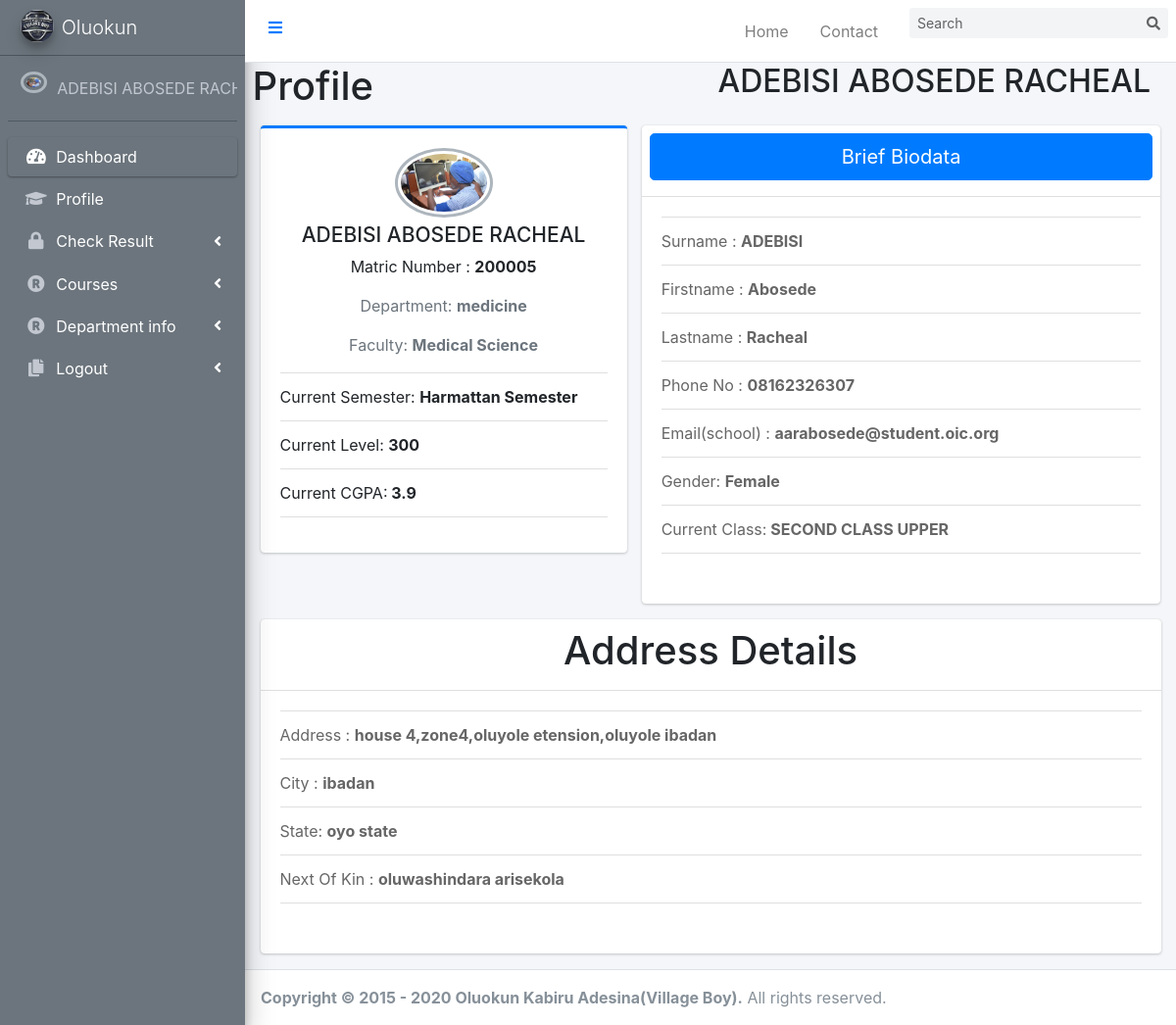
/student/index.php (signed in), run on the app's committed database.
### tables this page shows
CREATE TABLE `student` (
  `id` int(6) NOT NULL,
  `SurName` varchar(30) NOT NULL,
  `FirstName` varchar(30) NOT NULL,
  `LastName` varchar(30) NOT NULL,
  `email` varchar(30) NOT NULL,
  `Phone_Number` varchar(50) NOT NULL,
  `password` varchar(50) NOT NULL,
  `Level` varchar(50) NOT NULL,
  `matricNo` varchar(10) NOT NULL,
  `CurrentSemester` varchar(30) NOT NULL,
  `Department` varchar(255) NOT NULL,
  `Faculty` varchar(50) NOT NULL,
  `state` varchar(50) NOT NULL,
  `city` varchar(50) NOT NULL,
  `Address` varchar(50) NOT NULL,
  `dob` varchar(50) NOT NULL,
  `gender` varchar(50) NOT NULL,
  `profilePicture` text NOT NULL,
  `NextOfKin` varchar(100) NOT NULL,
  `CGPA` varchar(5) NOT NULL,
  `class` varchar(50) NOT NULL,
  `StudentId` varchar(50) NOT NULL,
  `reg_date` timestamp NOT NULL DEFAULT current_timestamp() ON UPDATE current_timestamp()
);

### student/index.php (the view, shortened to what this page needs)
<?php
     if(isset($_SESSION['studentLogin'])){
    include('header.php');
    include("../includes/connection.php");
    $user =$_SESSION['studentLogin'];
    $stmt = "SELECT* FROM student WHERE email = '$user'|| Phone_Number = '$user'|| matricNo = '$user'";
    $qe = mysqli_query($conn, $stmt);
    $student = mysqli_fetch_array($qe);
    $name = htmlentities(strtoupper( $student['SurName']." ".$student['FirstName']." ".$student['LastName']));
    ?>
<!DOCTYPE html>
<html lang="en">
<head>
    <link rel="stylesheet" href=>
</head>
<?php
    include('sidebar.php');
    ?>
<body>
<div class="content-wrapper">
    <div class="container-fluid">
        <div class="row mb-2">
          <div class="col-sm-6">
            <h1>Profile</h1>
          </div>
          <div class="col-sm-6">
            <h2><?php echo $name ?></h2>
          </div>
        </div>
      </div>
    <section class="content">
      <div class="container-fluid">
        <div class="row">
          <div class="col-md-5">
            <div class="card card-primary card-outline">
              <div class="card-body box-profile">
                <div class="text-center">
                  <img class="profile-user-img img-fluid img-circle"
                       src="<?php
                        if(!empty($student['profilePicture'])){
                            echo htmlentities($student['profilePicture']);
                        }else{
                            echo "<span style ='color:red'>Not Yet Set</span>";
                        }
                       ?>"
                       alt="User profile picture">
                </div>
                <h3 class="profile-username text-center"><?php echo $name ?></h3>
                <p class="text-mute text-center">Matric Number : <b><?php
                        if(!empty($student['matricNo'])){
                            echo htmlentities($student['matricNo']);
                        }else{
                            echo "<span style ='color:red'>Not Yet Set</span>";
                        }
                       ?></b></p>
                <p class="text-muted text-center">Department: <b><?php
                        if(!empty($student['Department'])){
                            echo htmlentities($student['Department']);
                        }else{
                            echo "<span style ='color:red'>Not Yet Set</span>";
                        }
                       ?></b></p>
                <p class="text-muted text-center">Faculty: <b><?php
                        if(!empty($student['Faculty'])){
                            echo htmlentities($student['Faculty']);
                        }else{
                            echo "<span style ='color:red'>Not Yet Set</span>";
                        }
                       ?></b></p>
                <ul class="list-group list-group-unbordered mb-3">
                  <li class="list-group-item">
                    Current Semester: <b><?php
                        if(!empty($student['CurrentSemester'])){
                            echo htmlentities($student['CurrentSemester']);
                        }else{
                            echo "<span style ='color:red'>Not Yet Set</span>";
                        }
                       ?></b>
                  </li>
                  <li class="list-group-item">
                    Current Level: <b><?php
                        if(!empty($student['Level'])){
                            echo htmlentities($student['Level']);
                        }else{
                            echo "<span style ='color:red'>Not Yet Set</span>";
                        }
                       ?></b>
                  </li>
                  <li class="list-group-item">
                    Current CGPA:<b> <?php
                        if(!empty($student['CGPA'])){
                            echo htmlentities($student['CGPA']);
                        }else{
                            echo "<span style ='color:red'>Not Yet Set</span>";
                        }
                       ?></b>
                  </li>
                </ul>
              </div>
            </div>
        </div>
          <div class="col-md-7">
            <div class="card">
              <div class="card-header p-2">
                  <h1 class="text-center btn btn-primary btn-lg btn-block"> Brief Biodata</h1>
              </div>
              <div class="card-body">
                <div class="tab-content">
                  <div class="active tab-pane" id="activity">
                    <div class="post">
                      <div class="user-block">
                          <ul class="list-group list-group-unbordered mb-3">
                          <li class="list-group-item">Surname : <b><?php echo strtoupper($student['SurName'])?></b></li>
                          <li class="list-group-item">Firstname : <b><?php echo ucfirst ($student['FirstName'])?></b></li>
                          <li class="list-group-item">Lastname : <b><?php echo ucfirst($student['LastName'])?></b></li>
                          <li class="list-group-item">Phone No : <b><?php echo ($student['Phone_Number'])?></b></li>
                          <li class="list-group-item">Email(school) : <b><?php echo ($student['email'])?></b></li>
                          <li class="list-group-item">Gender: <b><?php
                            if(!empty($student['gender'])){
                                echo htmlentities($student['gender']);
                            }else{
                                echo "<span style ='color:red'>Not Yet Set</span>";
                            }
                           ?></b></li>
                            <li class="list-group-item">
                    Current Class:<b> <?php
                        if(!empty($student['class'])){
                            echo htmlentities($student['class']);
                        }else{
                            echo "<span style ='color:red'>Not Yet Set</span>";
                        }
                       ?></b>
                  </li>
                        </ul>
                      </div>
                   </div>
                  </div>
                </div>
              </div>
            </div>
          </div>
        </div>
        <div class="card">
              <div class="card-header p-2">
                           <h1 class="text-center">Address Details</h1>
              </div>
              <div class="card-body">
                <div class="tab-content">
                  <div class="active tab-pane" id="activity">
                    <div class="post">
                      <div class="user-block">
                          <ul class="list-group list-group-unbordered mb-3">
                            <li class="list-group-item">Address : <b><?php
                                if(!empty($student['Address'])){
                                    echo htmlentities($student['Address']);
                                }else{
                                    echo "<span style ='color:red'>Not Yet Set</span>";
                                }
                               ?></b></li>
                                  <li class="list-group-item">City : <b><?php
                                if(!empty($student['city'])){
                                    echo htmlentities($student['city']);
                                }else{
                                    echo "<span style ='color:red'>Not Yet Set</span>";
                                }
                               ?></b></li>
                                  <li class="list-group-item">State: <b><?php
                                if(!empty($student['state'])){
                                    echo htmlentities($student['state']);
                                }else{
                                    echo "<span style ='color:red'>Not Yet Set</span>";
                                }
                               ?></b></li>
                                  <li class="list-group-item">Next Of Kin : <b><?php
                                if(!empty($student['NextOfKin'])){
                                    echo htmlentities($student['NextOfKin']);
                                }else{
                                    echo "<span style ='color:red'>Not Yet Set</span>";
                                }
                               ?></b></li>
                          </ul>
                      </div>
                   </div>
                  </div>
                </div>
              </div>
            </div>
      </div>
    </section>
    </div>
<?php include('footer.php'); ?>
</body>
</html>
<?php
    }
    else{
        header('location:../index.php');
    }
    ?>

### student/sidebar.php (shortened to what this page needs)
<?php
  if(isset($_SESSION['studentLogin'])){
    include("../includes/connection.php");
    $user =$_SESSION['studentLogin'];
    $stmt = "SELECT* FROM student WHERE email = '$user'|| Phone_Number = '$user'";
    $qe = mysqli_query($conn, $stmt);
    $students = mysqli_fetch_array($qe);
    $names = htmlentities(strtoupper( $students['SurName']." ".$students['FirstName']." ".$students['LastName']));
?>
<aside class="main-sidebar sidebar-dark-secondary elevation-4 bg-secondary" style="position:fixed; top: 0px; left: 0px; z-index: 1;">
    <a href="../index.php" class="brand-link">
      <img src="../image/village boy logo.jpg" alt="Logo" class="brand-image img-circle elevation-3"
           style="opacity: .8">
      <span class="brand-text font-weight-light">Oluokun</span>
    </a>
    <div class="sidebar">
      <div class="user-panel mt-3 pb-3 mb-3 d-flex">
        <div class="image">
        <img class="profile-user-img img-fluid img-circle"
                       src="<?php
                        if(!empty($student['profilePicture'])){
                            echo htmlentities($student['profilePicture']);
                        }else{
                            echo "<span style ='color:red'>Not Yet Set</span>";
                        }
                       ?>"
                       alt="User profile picture">                    </div>
        <div class="info">
          <a href="index.php" class="d-block"><?php echo $names;?> </a>
        </div>
      </div>
      <nav class="mt-2">
        <ul class="nav nav-pills nav-sidebar flex-column" data-widget="treeview" role="menu" data-accordion="false">
          <li class="nav-item has-treeview menu-open">
            <a href="index.php" class="nav-link active">
              <i class="nav-icon fas fa-tachometer-alt"></i>
              <p>
                Dashboard
              </p>
            </a>
          </li>
          <li class="nav-item">
              <a href="studentUpdateProfile.php" class="nav-link">
                <i class="fas fa-graduation-cap nav-icon"></i>
                <p>Profile</p>
              </a>
            </li>
            <li class="nav-item has-treeview">
              <a href="#" class="nav-link">
                <i class="nav-icon fa fa-lock"></i>
                <p>
                  Check Result
                  <i class="fas fa-angle-left right"></i>
                </p>
              </a>
            </li>
          <li class="nav-item has-treeview">
          <a href="#" class="nav-link">
            <i class="nav-icon fa fa-registered"></i>
            <p>
              Courses
              <i class="fas fa-angle-left right"></i>
            </p>
          </a>
        </li>
        <li class="nav-item has-treeview">
          <a href="#" class="nav-link">
            <i class="nav-icon fa fa-registered"></i>
            <p>
              Department info
              <i class="fas fa-angle-left right"></i>
            </p>
          </a>
        </li>
           <li class="nav-item has-treeview">
            <a href="Logout.php" class="nav-link">
              <i class="nav-icon fas fa-copy"></i>
              <p>
                Logout
                <i class="fas fa-angle-left right"></i>
              </p>
            </a>
          </li>
        </ul>
      </nav>
    </div>
  </aside>
  <?php
  }
  ?>

### css/style.css (style rules this page uses)
aside { position: fixed; z-index: 1; top: 0; left: 0; }
nav ul li a.nav-link p { text-decoration: none; color: white; }

### data on the page
student: profilePicture (picture), names "ADEBISI ABOSEDE…", name "ADEBISI ABOSEDE RACHEAL", matricNo "200005", Department "medicine", Faculty "Medical Science", CurrentSemester "Harmattan Semester", Level "300", CGPA "3.9", SurName "ADEBISI", FirstName "Abosede", LastName "Racheal", Phone_Number "08162326307", email "aarabosede@student.oic.org", gender "Female", class "SECOND CLASS UPPER", Address "house 4,zone4,oluyole etension,oluyole ibadan", city "ibadan", state "oyo state", NextOfKin "oluwashindara arisekola"

### other printed values
Date('Y') "2020"
